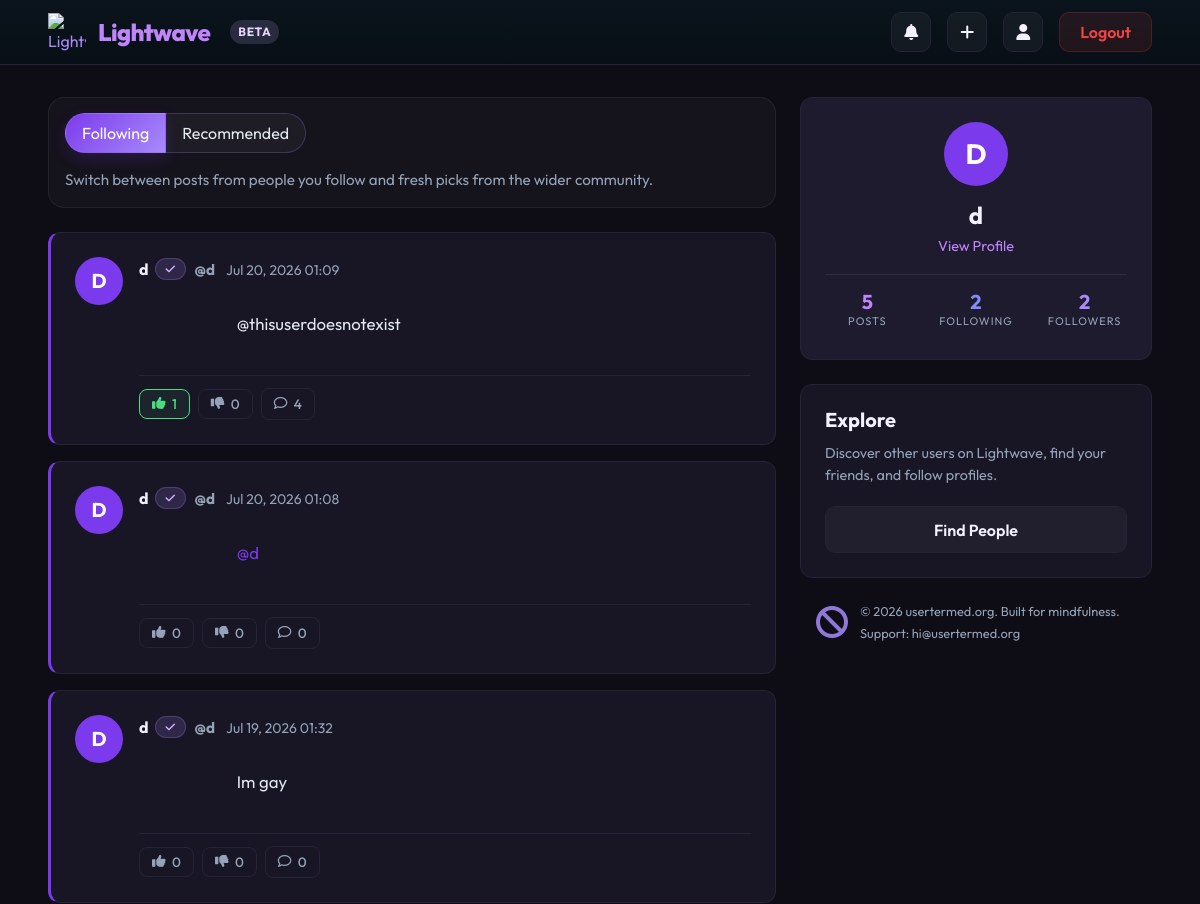
Page / (signed in, upper part) on the earlier database version.
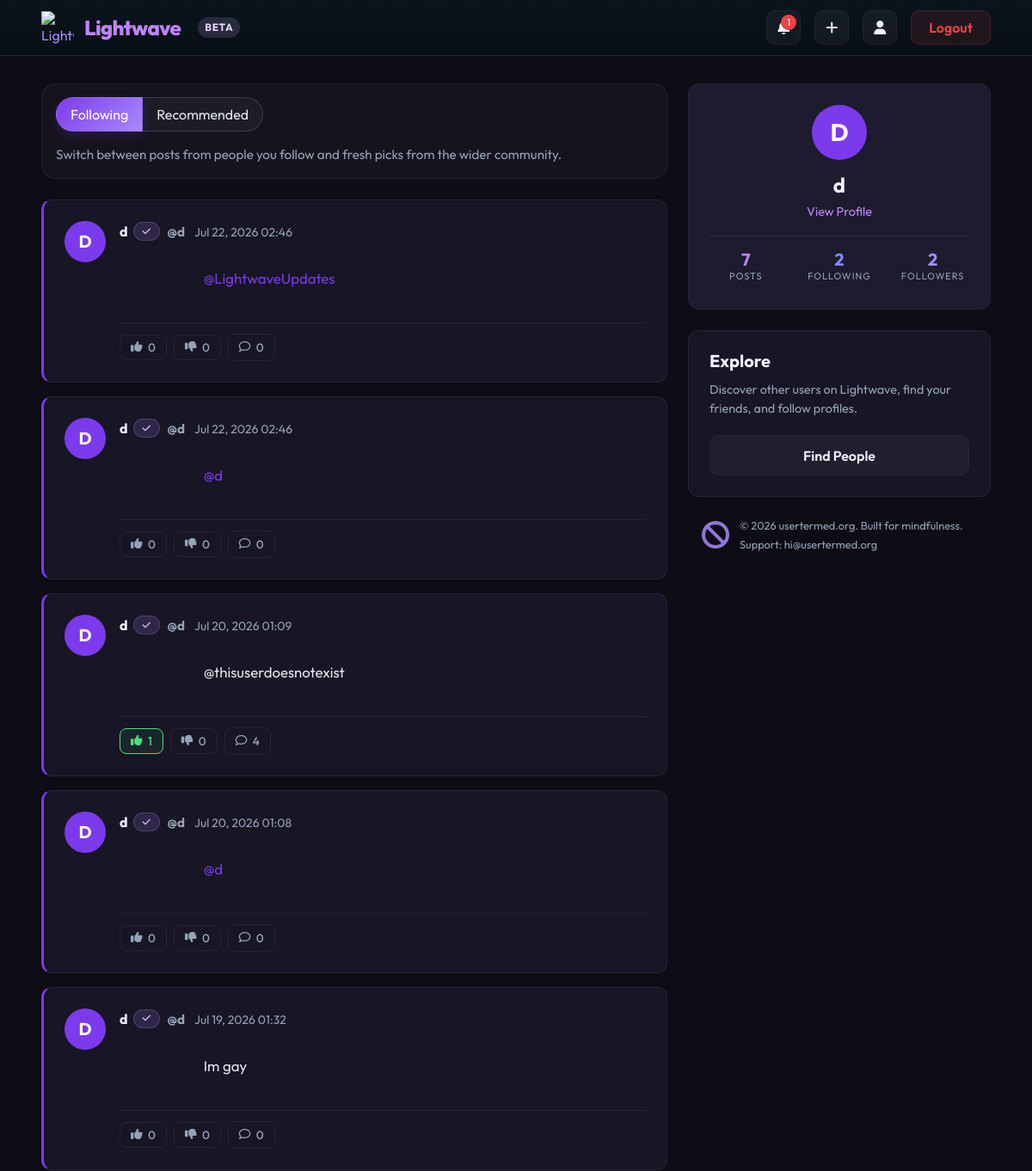
Same page on the later database version.
### dwitter/models.py (models this page shows, shortened)
class Dweet(models.Model):
    user = models.ForeignKey(
        User, related_name="dweets", on_delete=models.CASCADE
    )
    body = models.TextField(max_length=1000)
    created_at = models.DateTimeField(auto_now_add=True)

class Profile(models.Model):
    ACCENT_THEMES = [
        ("purple", "Purple"),
        ("cyan", "Cyan"),
        ("emerald", "Emerald"),
        ("amber", "Amber"),
        ("rose", "Rose"),
    ]
    user = models.OneToOneField(User, on_delete=models.CASCADE)
    display_name = models.CharField(max_length=50, blank=True, default="")
    about_me = models.TextField(blank=True, default="")
    is_verified = models.BooleanField(default=False, help_text="Show a verified badge next to this profile.")
    is_lightwave_super = models.BooleanField(default=False, help_text="Show Lightwave Super early-access status.")
    accent_theme = models.CharField(max_length=20, choices=ACCENT_THEMES, default="purple")
    follows = models.ManyToManyField(
        "self", related_name="followed_by", symmetrical=False, blank=True
    )

### dwitter/views.py (the view, shortened to what this page needs)
# urls.py: path("", dashboard, name="dashboard"),
def dashboard(request):
    if not request.user.is_authenticated:
        return render(
            request,
            "dwitter/onboarding.html",
        )
    form = DweetForm(request.POST or None)
    active_view = request.GET.get("view", "following")
    if active_view not in {"following", "recommended", "new"}:
        active_view = "following"
    followed_user_ids = list(request.user.profile.follows.values_list("user_id", flat=True))
    if active_view == "following":
        feed_dweets = Dweet.objects.filter(user_id__in=followed_user_ids).order_by("-created_at")
    elif active_view == "new":
        feed_dweets = Dweet.objects.all().order_by("-created_at")
    dweet_ids = feed_dweets.values_list("pk", flat=True)
    liked_ids = set(DweetLike.objects.filter(user=request.user, dweet_id__in=dweet_ids).values_list("dweet_id", flat=True))
    disliked_ids = set(DweetDislike.objects.filter(user=request.user, dweet_id__in=dweet_ids).values_list("dweet_id", flat=True))
    return render(
        request,
        "dwitter/dashboard.html",
        {
            "form": form,
            "dweets": feed_dweets,
            "liked_ids": liked_ids,
            "disliked_ids": disliked_ids,
            "active_view": active_view,
            "unread_notifications": Notification.objects.filter(user=request.user, read=False).count(),
        },
    )

### dwitter/context_processors.py (called while the page is built)
def unread_notification_count(request):
    if request.user.is_authenticated:
        return {"unread_notification_count": Notification.objects.filter(user=request.user, read=False).count()}
    return {"unread_notification_count": 0}

### dwitter/templates/dwitter/dashboard.html (shortened to what the changed rows need)
{% extends 'base.html' %}
{% load mention_tags %}
{% block content %}
<div class="column is-8">
    <div class="timeline-container">
        {% for dweet in dweets %}
        <div class="box mb-4 post-card">
            <article class="media">
                <figure class="media-left">
                    <div class="avatar-circle">
                        {{ dweet.user.username|slice:":1"|upper }}
                    </div>
                </figure>
                <div class="media-content">
                    <div class="content">
                        <div class="post-header">
                            <strong>
                                <a href="{% url 'dwitter:profile' dweet.user.profile.id %}" class="post-username" style="display: inline-flex; align-items: center; gap: 0.4rem; flex-wrap: wrap;">
                                    <span>{% if dweet.user.profile.display_name %}{{ dweet.user.profile.display_name }}{% else %}{{ dweet.user.username }}{% endif %}</span>
                                    {% if dweet.user.profile.is_verified %}
                                    <span class="tag is-small"
                                        title="Verified"
                                        style="background: rgba(167, 139, 250, 0.16); border: 1px solid rgba(167, 139, 250, 0.24); color: #d8b4fe; border-radius: 999px; padding: 0.2rem 0.6rem; font-size: 0.68rem; font-weight: 700; letter-spacing: 0.02em;">
                                        <i class="fa-solid fa-check"></i>
                                    </span>
                                    {% endif %}
                                </a>
                                <span style="color: var(--text-muted); font-size: 0.95rem; margin-left: 0.35rem;">@{{ dweet.user.username }}</span>
                            </strong>
                            <small class="post-time" style="color: var(--text-muted); margin-left: 0.5rem;">
                                {{ dweet.created_at|date:"M d, Y H:i" }}
                            </small>
                        </div>
                        <div class="post-body">
                            {{ dweet.body|render_mentions|safe }}
                        </div>
                    </div>
                    <div class="post-actions">
                        <form method="post" action="{% url 'dwitter:like_dweet' dweet.pk %}" style="margin:0;">
                            <button type="submit" class="action-btn {% if dweet.pk in liked_ids %}active-like{% endif %}">
                                <i class="fa-solid fa-thumbs-up"></i> {{ dweet.likes.count }}
                            </button>
                        </form>
                        <form method="post" action="{% url 'dwitter:dislike_dweet' dweet.pk %}" style="margin:0;">
                            <button type="submit" class="action-btn {% if dweet.pk in disliked_ids %}active-dislike{% endif %}">
                                <i class="fa-solid fa-thumbs-down"></i> {{ dweet.dislikes.count }}
                            </button>
                        </form>
                        <a href="{% url 'dwitter:dweet_detail' dweet.pk %}" class="action-btn reply-link">
                            <i class="fa-regular fa-comment"></i> {{ dweet.replies.count }}
                        </a>
                    </div>
                </div>
            </article>
        </div>
        {% endfor %}
    </div>
</div>
<div class="column is-4">
    <div class="box mb-5" style="background-color: #1e1b2e !important;">
        <div class="has-text-centered pb-4 mb-4" style="border-bottom: 1px solid rgba(255, 255, 255, 0.08);">
            <div class="avatar-circle" style="margin: 0 auto 1rem auto; width: 64px; height: 64px; font-size: 1.75rem;">
                {{ user.username|slice:":1"|upper }}
            </div>
            <h3 class="title is-4 mb-1">{{ user.username }}</h3>
            <a href="{% url 'dwitter:profile' user.profile.id %}" style="font-size: 0.9rem; color: #c084fc;">
                View Profile
            </a>
        </div>
        <div class="columns is-mobile has-text-centered">
            <div class="column">
                <p class="title is-5 mb-0" style="color: #c084fc !important;">{{ user.dweets.count }}</p>
                <p class="heading" style="color: var(--text-muted);">Posts</p>
            </div>
            <div class="column">
                <p class="title is-5 mb-0" style="color: #818cf8 !important;">{{ user.profile.follows.count }}</p>
                <p class="heading" style="color: var(--text-muted);">Following</p>
            </div>
            <div class="column">
                <p class="title is-5 mb-0" style="color: #a78bfa !important;">{{ user.profile.followed_by.count }}</p>
                <p class="heading" style="color: var(--text-muted);">Followers</p>
            </div>
        </div>
    </div>
</div>
{% endblock content %}

Differences in the rows shown:
added Dweet: user.username "D", user.profile.display_name "d", user.username "d", created_at "Jul 22, 2026 02:46", body|render_mentions "@LightwaveUpdates", likes.count "0", dislikes.count "0", replies.count "0"
added Dweet: user.username "D", user.profile.display_name "d", user.username "d", created_at "Jul 22, 2026 02:46", body|render_mentions "@d", likes.count "0", dislikes.count "0", replies.count "0"
Other differences:
{{ unread_notification_count }}: (not shown) → "1"
{{ user.dweets.count }}: "5" → "7"
